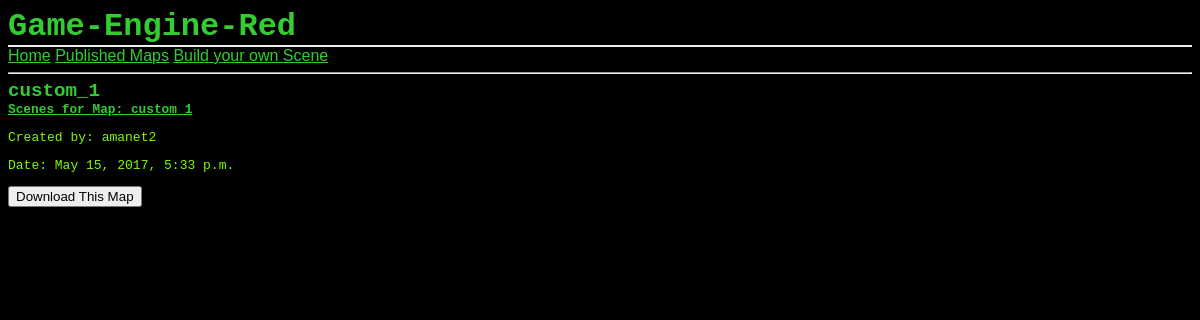
Screenshot of /scenebuilder/2/ with the database file from the repository.
### scenebuilder/models.py (models this page shows, shortened)
class Map(models.Model):
    map_name = models.CharField(max_length=32)
    map_date = models.DateTimeField('published on')
    map_author = models.CharField(max_length=32)
    map_path = models.CharField(max_length=32)

### scenebuilder/views.py (the view)
# urls.py: url(r'^(?P<pk>[0-9]+)/$', views.DetailView.as_view(), name='detail'),
class DetailView(generic.DetailView):
    model = Map
    template_name = 'scenebuilder/detail.html'
    def get_queryset(self):
        return Map.objects.filter(map_date__lte=timezone.now())

### scenebuilder/templates/scenebuilder/detail.html (shortened to what this page needs)
{% extends "scenebuilder/base.html" %}
{% block content %}
<h2>{{ map.map_name }}</h2>
<h3><a href="{% url 'scenebuilder:templates' map.id %}">Scenes for Map: {{ map.map_name }}</a></h3>
<p>Created by: {{ map.map_author }}</p>
<p>Date: {{ map.map_date }}</p>
<form action="{% url 'scenebuilder:download' map.id %}" method="post">
    <input type="submit" value="Download This Map" />
</form>
{% endblock %}

### scenebuilder/static/style.css (style rules this page uses)
a, h1, h2, h3 { color: #33cc33; }
h1, h2, h3 { font-family: monospace, serif; margin: 0; }
h2 { font-size: 1.2em; }
h3 { font-size: 0.8em; }
p, hr, q { font-family: monospace; color:#7cfc00; }

### rows the page displays
Map: map_name "custom_1", map_author "amanet2", map_date "May 15, 2017, 5:33 p.m."
